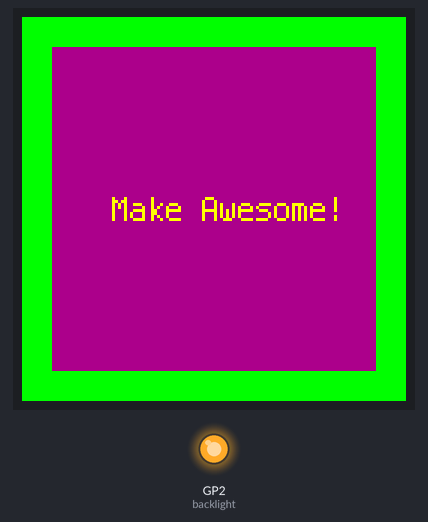
The program below on a simulated Raspberry Pi Pico running CircuitPython. On the bench: 128×128 colour display, output pins drawn as LEDs (lit = HIGH). What the program prints to the serial console is not drawn.

Above: at 0.1 s.

The program:

SSD1351_1.5__OLED_with_EYE_SPI_on_pico.py
```python
# SSD1351_1.5"_OLED_with_EYE_SPI.py

import board, displayio, terminalio, pwmio, busio
from adafruit_display_text import label
from adafruit_ssd1351 import SSD1351
from fourwire import FourWire  # Correct for CircuitPython 9.x

# Release any existing displays
displayio.release_displays()

# === EYE SPI custom pin setup ===
# SPI setup
spi = busio.SPI(clock=board.GP18, MOSI=board.GP19)

# Control pins
tft_dc = board.GP21     # Data/Command
tft_cs = board.GP17     # Chip Select
tft_reset = board.GP15  # Reset
# backlight = digitalio.DigitalInOut(board.GP2)
# backlight.direction = digitalio.Direction.OUTPUT
# backlight.value = True  # Turn on backlight
backlight = pwmio.PWMOut(board.GP2, frequency=5000, duty_cycle=65535)  # 100% brightness

# Create the display bus
display_bus = FourWire(spi, command=tft_dc, chip_select=tft_cs, reset=tft_reset, baudrate=16000000)

# Create the display object
display = SSD1351(display_bus, width=128, height=128)

# === Create display contents ===
splash = displayio.Group()
display.root_group = splash

# Green background
color_bitmap = displayio.Bitmap(128, 128, 1)
color_palette = displayio.Palette(1)
color_palette[0] = 0x00FF00  # Bright green
bg_sprite = displayio.TileGrid(color_bitmap, pixel_shader=color_palette, x=0, y=0)
splash.append(bg_sprite)

# Purple inner rectangle
inner_bitmap = displayio.Bitmap(108, 108, 1)
inner_palette = displayio.Palette(1)
inner_palette[0] = 0xAA0088  # Purple
inner_sprite = displayio.TileGrid(inner_bitmap, pixel_shader=inner_palette, x=10, y=10)
splash.append(inner_sprite)

# Yellow "Make Awesome!" text
text_area = label.Label(terminalio.FONT, text="Make Awesome!", color=0xFFFF00, x=30, y=64)
splash.append(text_area)


print("Running Display Code!")
while True:
    pass
```
